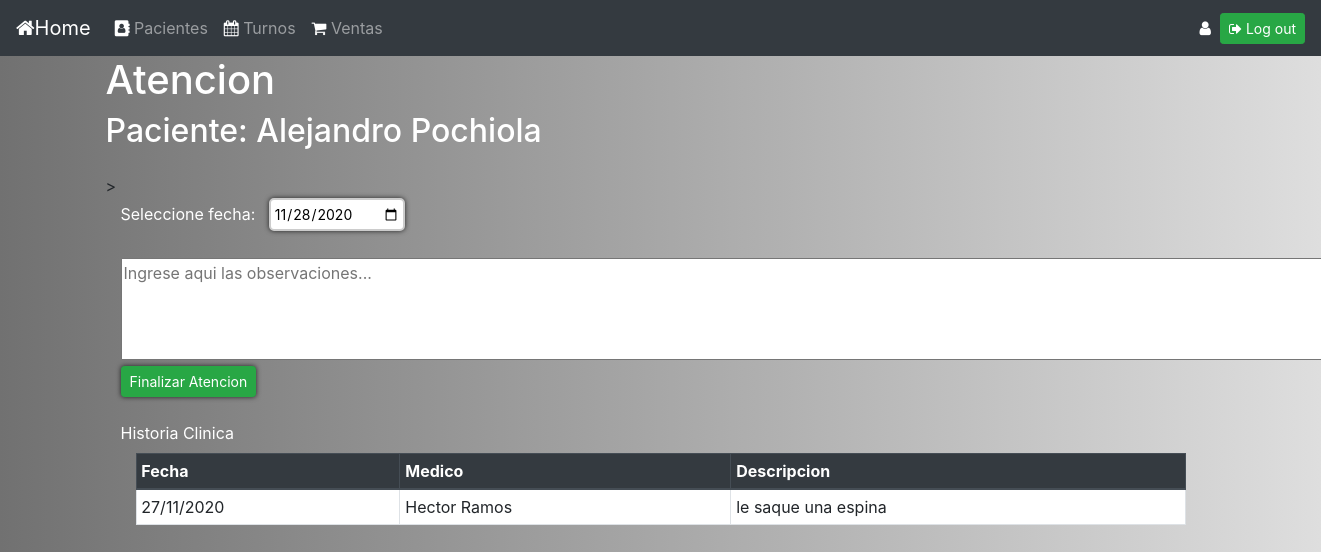
The app's page /15/atender_paciente (signed in) with its own data.
### gestion_consultorio/models.py (models this page shows)
class turno(models.Model):
    id_paciente = models.ForeignKey(paciente, on_delete=models.CASCADE)
    fecha_turno =  models.DateField()
    hora_turno =  models.TimeField()
    id_medico = models.ForeignKey(medico, on_delete=models.CASCADE)
    estado_turno = models.CharField(max_length=32, default='PENDIENTE', choices=[('PENDIENTE','pendiente'),('AUSENTE','ausente'),('ATENDIDO','atendido')])

class paciente(models.Model):
    nombre = models.CharField(max_length=64)
    apellido = models.CharField(max_length=64)
    def __str__(self):
        return f"{self.nombre} {self.apellido}"

class historia_medica(models.Model):
    id_paciente = models.ForeignKey(paciente, on_delete=models.CASCADE)
    id_medico = models.ForeignKey(medico, on_delete=models.CASCADE)
    fecha = models.DateField()
    descripcion = models.TextField(blank=True)

class medico(models.Model):
    nombre = models.CharField(max_length=64)
    apellido = models.CharField(max_length=64)
    def __str__(self):
        return f"{self.nombre} {self.apellido}"

### gestion_consultorio/views.py (the view)
# urls.py: path("<int:turno_id>/atender_paciente", views.atender_paciente, name="atender_paciente"),
@login_required(login_url='login_view')
def atender_paciente(request, turno_id):
    paciente_id= turno.objects.get(pk=turno_id).id_paciente
    return render(request,"atender_paciente.html",{"turno":turno.objects.get(pk=turno_id),"historia_clinica": historia_medica.objects.filter(id_paciente=paciente_id)})

### gestion_consultorio/templates/atender_paciente.html (shortened to what this page needs)
{% extends "layout.html" %}
{% block body %}
<div class="container">
  <h1 style="color:white">Atencion</h1>
  <h2 style="color:white">Paciente: {{turno.id_paciente}}</h2>
>
<div class="container">
  <form action="{% url 'graba_hclinica' %}" method="post">
    <div>
      <label style="color:white;">Seleccione fecha:</label>&nbsp;&nbsp;&nbsp;<input type="date" name="fecha" id="input_fecha">
    </div>
    <br>
    <textarea name="movimiento" rows="4" cols="120" required placeholder="Ingrese aqui las observaciones..."></textarea>
    <input type="submit" class="btn btn-success btn-sm" value="Finalizar Atencion">
  </form>
</div>
<br>
<div class="container">
  <label style="color:white;">Historia Clinica</label>
  <div id="div1" class ="col-md-12">
    <table border="1" class="table table-hover table-bordered bg-white table-sm">
      <thead class="thead-dark">
        <tr>
          <th scope="col">Fecha</th>
          <th scope="col">Medico</th>
          <th scope="col">Descripcion</th>
        </tr>
      </thead>
      <tbody id="tabla_historia_clinica">
        {% for movimiento in historia_clinica %}
          <tr>
            <td>{{movimiento.fecha|date:"d/m/Y"}}</td>
            <td>{{movimiento.id_medico}}</td>
            <td>{{movimiento.descripcion}}</td>
          </tr>
        {% endfor %}
      </tbody>
    </table>
  </div>
</div>
{% endblock %}

### gestion_consultorio/static/css/estilos.css (style rules this page uses)
body { background: #717171; background: -moz-linear-gradient(left, #717171 0%, #B3B3B3 61%, #DEDEDE 100%); background: -webkit-linear-gradient(left, #717171 0%, #B3B3B3 61%, #DEDEDE 100%); background: linear-gradient(to right, #717171 0%, #B3B3B3 61%, #DEDEDE 100%); }
#div1 { overflow-y: scroll; overflow-x: hidden; height:400px; width: 100%; }
td { margin: 0 auto; }
input { border-color:#cccccc; border-style:solid; padding:3px; border-width:2px; border-radius:5px; box-shadow: 0px 0px 5px 0px rgba(0, 0, 0, 0.75); font-size:14px; }

### records on screen
turno: id_paciente "Alejandro Pochiola"
historia_medica: fecha "27/11/2020", id_medico "Hector Ramos", descripcion "le saque una espina"
